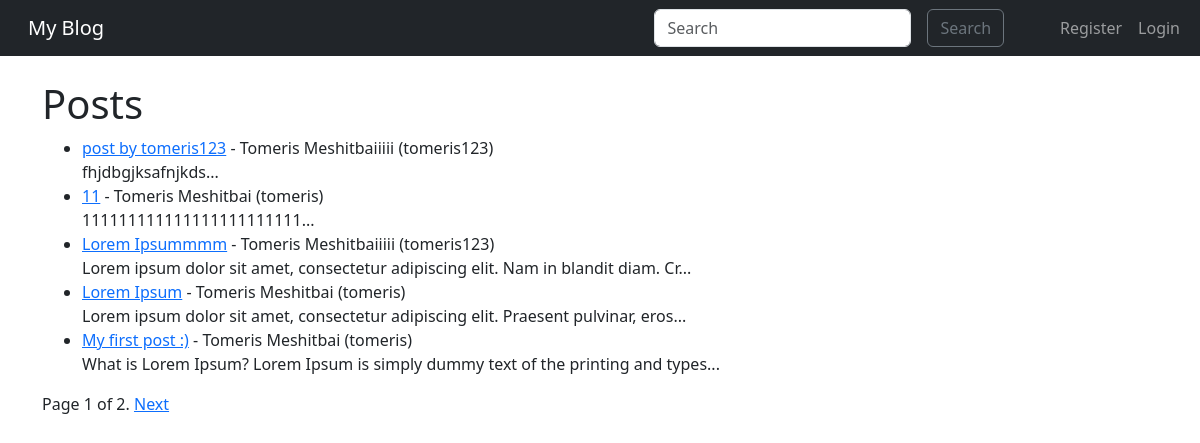
/, run on an earlier commit of the app's database.
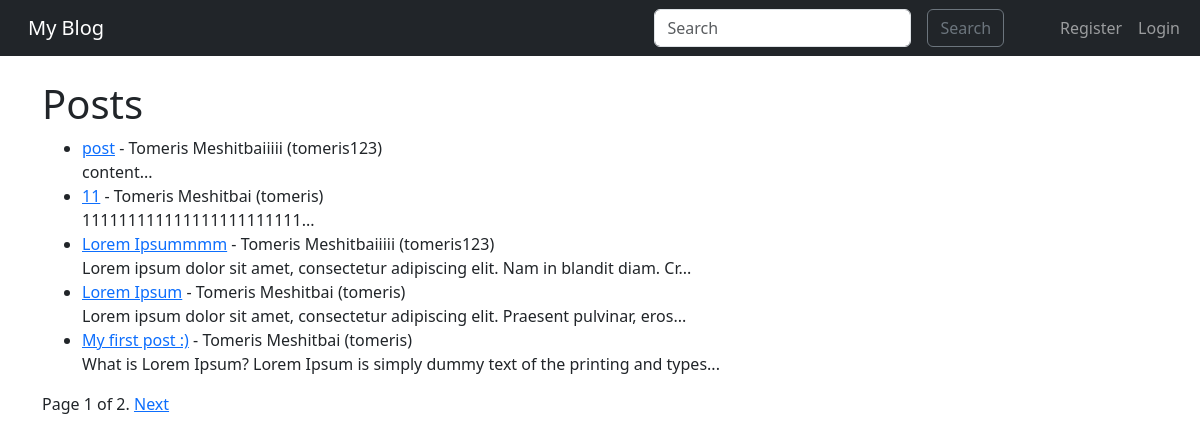
And on a later commit of the database.
### blog/models.py (models this page shows, shortened)
class Post(models.Model):
    title = models.CharField(max_length=255)
    content = models.TextField()
    author = models.ForeignKey(User,on_delete=models.CASCADE)
    created_at = models.DateTimeField(auto_now_add=True)

### blog/views.py (the view)
# urls.py: path('', Home.as_view(), name = "home"),
class Home(ListView):
    model = Post
    template_name = 'home.html'
    ordering = ['-created_at']
    paginate_by = 5
    def get_queryset(self):
        query = self.request.GET.get('q')
        if query:
            return Post.objects.filter(Q(title__icontains=query) | Q(content__icontains=query)).distinct()
        return Post.objects.all().order_by('-created_at')

### blog/templates/home.html (shortened to what this page needs)
{% extends "base.html" %}
{% block content %}
<h1>Posts</h1>
{% if object_list %}
    <ul>
    {% for post in object_list %}
        <li>
            <a href="{% url 'post-detail' post.pk %}">{{ post.title }}</a> -
            {{ post.author.first_name }} {{ post.author.last_name }} ({{post.author.username}})<br/>
            {{ post.content|slice:":80" }}...
        </li>
    {% endfor %}
    </ul>
    <div class="pagination">
      <span class="step-links">
          {% if is_paginated %}
              <span class="current">
                  Page {{ page_obj.number }} of {{ page_obj.paginator.num_pages }}.
              </span>
              {% if page_obj.has_next %}
                  <a href="?page={{ page_obj.next_page_number }}">Next</a>
              {% endif %}
          {% endif %}
      </span>
  </div>
{% else %}
    <p>No posts available.</p>
{% endif %}
{% endblock %}

What changed in the data, as far as the page shows it:
removed Post: title "post by tomeris123", author.first_name "Tomeris", author.last_name "Meshitbaiiiii", author.username "tomeris123", content "fhjdbgjksafnjkds"
added Post: title "post", author.first_name "Tomeris", author.last_name "Meshitbaiiiii", author.username "tomeris123", content "content"
